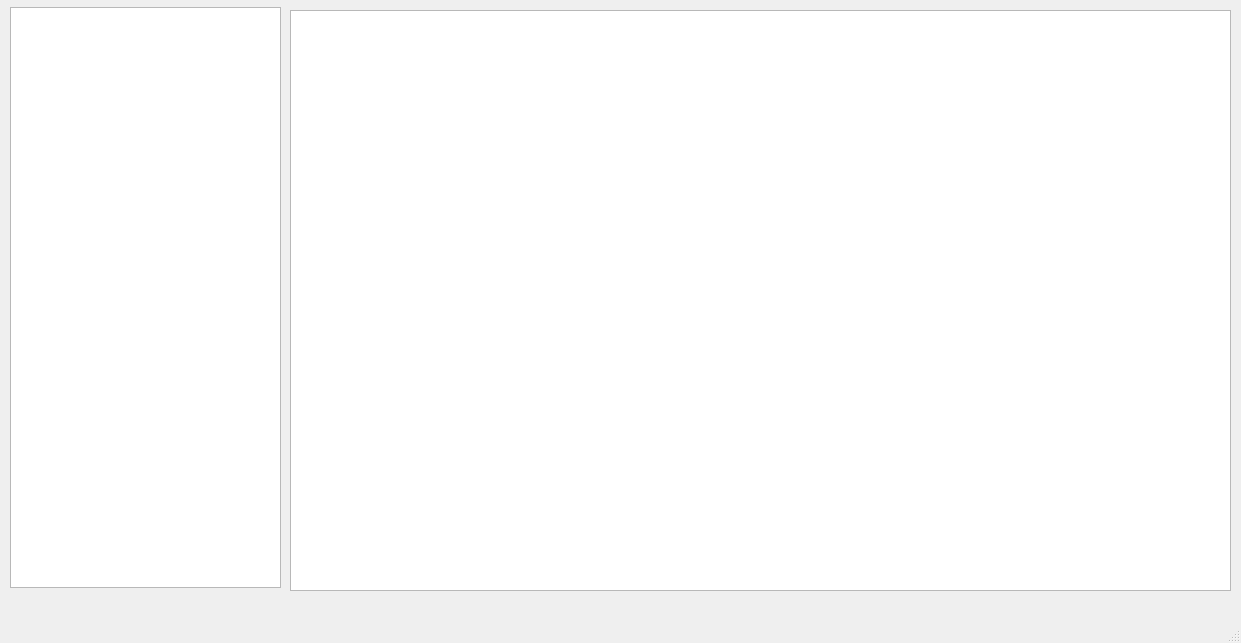
<?xml version="1.0" encoding="UTF-8"?>
<ui version="4.0">
 <class>MainWindow</class>
 <widget class="QMainWindow" name="MainWindow">
  <property name="geometry">
   <rect>
    <x>0</x>
    <y>0</y>
    <width>1241</width>
    <height>643</height>
   </rect>
  </property>
  <property name="windowTitle">
   <string>Клиент</string>
  </property>
  <widget class="QWidget" name="centralwidget">
   <widget class="QTreeWidget" name="treeWidget">
    <property name="geometry">
     <rect>
      <x>10</x>
      <y>7</y>
      <width>271</width>
      <height>581</height>
     </rect>
    </property>
    <attribute name="headerVisible">
     <bool>false</bool>
    </attribute>
    <column>
     <property name="text">
      <string notr="true">1</string>
     </property>
    </column>
   </widget>
   <widget class="QListWidget" name="listWidget">
    <property name="geometry">
     <rect>
      <x>290</x>
      <y>10</y>
      <width>941</width>
      <height>581</height>
     </rect>
    </property>
   </widget>
  </widget>
  <widget class="QStatusBar" name="statusbar"/>
  <widget class="QMenuBar" name="menubar">
   <property name="geometry">
    <rect>
     <x>0</x>
     <y>0</y>
     <width>1241</width>
     <height>28</height>
    </rect>
   </property>
  </widget>
  <action name="actionExit">
   <property name="icon">
    <iconset>
     <normaloff>../../../../../../Библиотеки иконок/ico-files1/selection_delete.ico</normaloff>../../../../../../Библиотеки иконок/ico-files1/selection_delete.ico</iconset>
   </property>
   <property name="text">
    <string>Выход</string>
   </property>
  </action>
 </widget>
 <resources/>
 <connections/>
</ui>
